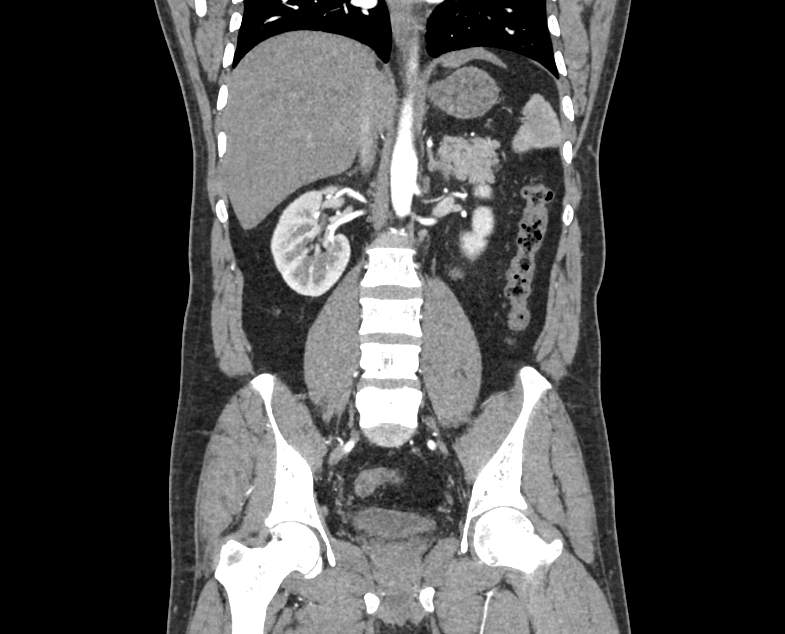
#> input picture img12.jpg, 785 x 634 px
$ jupyter execute SEG_ROJAS_BRISA.ipynb
#> lines starting #> are read from the running program, lines starting #| are printed output that depends on the picture; after the words box and inside, x2 and y2 are one past the last pixel; in counts of white or black regions, pixels touching at a corner belong together
# Parcialito II -  Segmentación - Brisa Rojas (60535)

Primero se hace el import de librerías

[cell 1]
import numpy as np
import matplotlib.pyplot as plt
import cv2
from typing import Tuple

También vamos a cargar la imagen que vamos a trabajar desde su `path`.

[cell 2]
path = './img12.jpg'
img12 = cv2.imread(path,0)
#> img12 is the input picture: shape (634, 785); min 0, max 255, mean 69.2

Vamos a ver con que imagen vamos a trabajar.

[cell 3]
fig, ax = plt.subplots(1, 1, figsize=(10, 10))
ax.imshow(img12, cmap='gray')

# Acomodamos el título y los ejes
ax.set_title('Imagen original - img12.jpg', pad = 50)
ax.set_xlabel('x')
ax.xaxis.set_label_position('top')
ax.xaxis.labelpad = 10
ax.xaxis.set_ticks_position('top')
ax.set_ylabel('y')
y = img12.shape[0]
ax.set_yticks(np.arange(0, y, 50))


# Mostramos la imagen
plt.show()

Se ve que la anatomía de la imagen es normal: a simple vista no se ven anomalías como heridas o masas extrañas.
Hay organos del abdomen como el hígado, el bazo, los riñones (del derecho un corte completo y del izquierdo apenas un pequeño area), el páncreas, el intestino (mejor dicho un pequeño tramo), etc. Del esqueleto se ve la columna vertebral lumbar, un corte de las costillas y los huesos pertenecientes a la cadera.

## Objetivo

Com o a simple vista no veo anomalías, planteo como objetivo de este trabajo recortar el riñon e intentar segmentar las diferentes partes que lo componen: medula y corteza.
También otro objetivo simple puede ser contar la cantidad de organos y huesos que se ven en la imagen e ir probando diferentes técnicas de segmentación en general.

# Objetivo I: riñón
De la imagen original, se ve que el riñon derecho está completo y el izquierdo está cortado. Por lo tanto, voy a trabajar con el riñon derecho.

Además, se pueden definir las coordenadas (a ojo, y por lo tanto aproximadas) para recortar el riñon derecho de la imagen original.

[cell 4]
# Recortar imagen entre limites en x e y
yMin = 180
yMax = 300

xMin = 270
xMax = 360

img12_rec = img12[yMin:yMax, xMin:xMax]
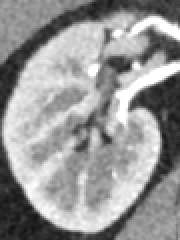
#> img12_rec: shape (120, 90) (shown 2 times larger); min 15, max 255, mean 150.1

#Volvemos a ver la imagen

fig, ax = plt.subplots(1, 1, figsize=(10, 10))
ax.imshow(img12_rec, cmap='gray')

# Acomodamos el título y los ejes
ax.set_title('Imagen recortada - img12.jpg', pad = 50)
ax.set_xlabel('x')
x = img12_rec.shape[1]
ax.set_xticks(np.arange(0, x, 50))
ax.xaxis.set_label_position('top')
ax.xaxis.labelpad = 10
ax.xaxis.set_ticks_position('top')
ax.set_ylabel('y')
y = img12_rec.shape[0]
ax.set_yticks(np.arange(0, y, 50))


# Mostramos la imagen
plt.show()

## Preprocesamiento

Vamos a ver si es necesario mejorar la imagen antes de segmentarla.
Primero defino una función que realiza el histograma.

[cell 5]
def histograma(img :np.ndarray, verbose=False, normalized=False, plot=True, grid=False, accumulated=False) -> np.ndarray or None :
    '''
    Función que calcula el histograma de una imagen
    Parámetros:
        img: imagen de entrada
        verbose: si es True devuelve el arreglo de valores de frecuencia
        normalized: si es True devuelve el histograma normalizado respecto al número de píxeles totales
        plot: si es True muestra el histograma
        grid: si es True muestra las líneas de la grilla
        accumulated: si es True muestra el histograma acumulado y normalizado sobre el histograma
    '''
#> called with verbose = False, normalized = False, plot = True, grid = True, accumulated = True

    histX = np.arange(0, 256, 1)
    #crear array de numpy de 256 posiciones [0,255]
    histY = np.zeros(256)
    #recorrer la imagen
    for i in range(img.shape[0]):
        for j in range(img.shape[1]):
            #sumar 1 al valor del histograma correspondiente al valor de la imagen
            index = int(img[i,j]) #  por cualquier cosa que no sea un entero (ej: 1.0, 0.0, 255.0)
            histY[index] += 1
#> after the loop, histY = 256 values, max 291 at index 255, min 0 at index 0, mean 42.19

    if normalized:
        histY = histY / (img.shape[0] * img.shape[1]) #normalizar respecto al número de píxeles totales

    if plot:
        fig, ax = plt.subplots(1, 1, figsize=(12, 8))

        if grid:
            ax.grid(True)

        # Mostramos el histograma
        ax.bar(histX,histY, width=1.4, color='xkcd:sky blue', capstyle='butt', edgecolor='black', linewidth=0.2)
        ax.set_title('Histograma de intensidades de gris', pad = 10)
        ax.set_xlabel('Intensidad de gris')
        ax.set_xlim(0, 255)
        if normalized:
            ax.set_ylabel('Frecuencia relativa de aparición del tono de gris')
            # agregar un pad a la etiqueta del eje y para que no se solape con el valor de la barra
        else:
            ax.set_ylabel('Frecuencia de aparición del tono de gris')
        ax.yaxis.set_label_position("left")


        if accumulated:
            accHistY = np.zeros(256) #array de numpy de 256 posiciones [0,255] para los valores posibles de intensidad de gris
            accHistY[0] = histY[0] #el primer valor del histograma acumulado es el primer valor del histograma
            for i in range(1, 256):
                accHistY[i] = accHistY[i-1] + histY[i] # valores acumulados = valores anteriores + valor actual
#> after the loop, accHistY = 256 values from 0 to 10800

            accHistY = accHistY / (img.shape[0] * img.shape[1])  #normalizamos el histograma acumulado
#> accHistY = 256 values from 0 to 1

            # create a second y-axis on the right side of the plot and plot the accumulated histogram
            ax2 = ax.twinx()
            ax2.plot(histX, accHistY, color='xkcd:greyish purple', linewidth=2)
            ax2.set_ylim(0, 1) #seteamos el rango de valores del eje y del histograma acumulado
            ax2.set_ylabel("Frecuencia normalizada de aparición acumulada")
            ax2.yaxis.set_label_position("right")
            ax2.yaxis.tick_right()
            ax2.legend(['Histograma acumulado'], loc='upper left')

        plt.show()
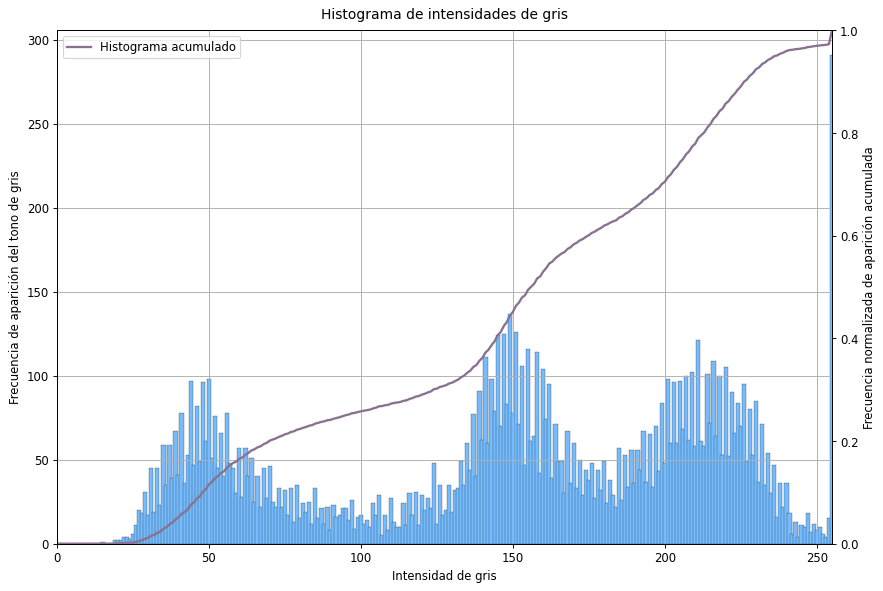
#> figure drawn by matplotlib, 2 panels; panel 1: tallest bar 291 high, from x = 254.3 to 255.7; panel 2: curve peaks at x = 255, y = 1

    if verbose:
        return histY
    '''
        Se devuelve histY por si se quiere luego analizar con otra función
    '''

[cell 6]
histograma(img12_rec, plot=True, grid=True, accumulated=True)

El histograma de la imagen original tiene 3 'objetos' bien separados, con picos en 40, 150 y 220 aproximadamente, y un pico en 255.

Respecto a los objetos:: a ojo podemos sospechar que el primero es el fondo y el segundo está conformado por el riñon (las cálices) los tejidos aledaños como el hígado y por último, el tercero la corteza del riñon.

Si bien las vértebras no son un objeto de interés, no las recorté anteriormente porque así puedo intentar eliminarlas usando segmentación y no recorte de imagen.

El contraste en general es bueno, hay una buena distribución de los valores de intensidad de la imagen, pero se puede mejorar, por eso voy a realizar un ecualizado de histograma. Para eso defino una función que lo realiza.

[cell 7]
def ecualizar(img:np.ndarray) -> np.ndarray:
    '''
    Función que ecualiza una imagen de entrada
    Parámetros:
        img: imagen de entrada numpy.ndarray
    '''
    hist = histograma(img, normalized=True, plot=False, verbose=True) #histograma normalizado
#> hist = 256 values, max 0.0269 at index 255, min 0 at index 0, mean 0.00391

    CDF = np.zeros(256) # CDF : cumulative distribution function // histograma acumulado
    CDF[0] = hist[0]
    for i in range(1, 256):
        CDF[i] = CDF[i-1] + hist[i] # valores acumulados = valores anteriores + valor actual
#> after the loop, CDF = 256 values from 0 to 1
    CDF *=  255 # llevamos los valores al rango [0,255]
#> CDF = 256 values from 0 to 255

    imgEcualizada = np.zeros(img.shape)

    for i in range(img.shape[0]):
        for j in range(img.shape[1]):
            imgEcualizada[i,j] = CDF[int(img[i,j])]
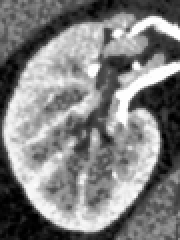
#> imgEcualizada: shape (120, 90) float64 (shown 2 times larger); min 0.0236, max 255, mean 128.3

    return imgEcualizada

[cell 8]
imgEc = img12_rec
imgEc = ecualizar(imgEc)

Primero veo como cambio el histograma luego de ecualizar

[cell 9]
histograma(imgEc, plot=True, grid=True, accumulated=True)
#> call 3 of histograma, with verbose = False, normalized = False, plot = True, grid = True, accumulated = True
#> after the loop in histograma (call 3), `for i in range(img.shape[0]):`: histY = 256 values, max 291 at index 254, min 0 at index 6, mean 42.19
#> after the loop in histograma (call 3), `for i in range(1, 256):`: accHistY = 256 values from 35 to 10800
#> in histograma (call 3), `accHistY = accHistY / (img.shape[0] * img.shape[1])`: accHistY = 256 values from 0.00324 to 1
#> in histograma (call 3), `plt.show()`:
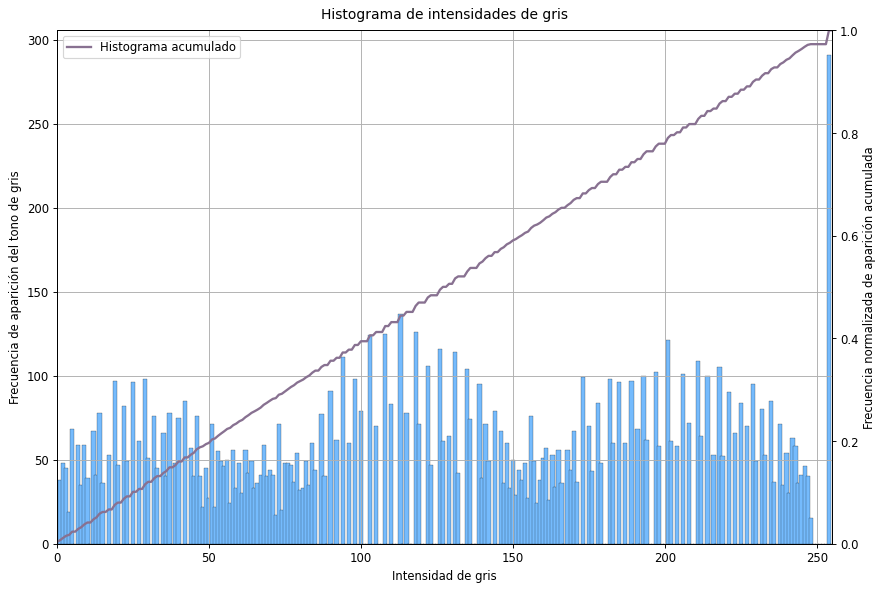
#> figure drawn by matplotlib, 2 panels; panel 1: tallest bar 291 high, from x = 253.3 to 254.7; panel 2: curve peaks at x = 254, y = 1

Luego de ecualizar, observando solo el histograma vemos que se utiliza más el rango de gris (con un histograma acumulado casi lineal) y que el pico se mantiene.

Ahora veamos como se ve la imagen luego de ecualizar el histograma.

[cell 10]
# Mostramos la imagen comparada con la original una al lado de la otra
fig, ax = plt.subplots(1, 2, figsize=(15, 15))

# imagen original
ax[0].imshow(img12_rec, cmap='gray')
ax[0].set_title('Imagen original - img12_rec', pad = 50)
ax[0].set_xlabel('x')
x = img12_rec.shape[1]
ax[0].set_xticks(np.arange(0, x, 50))
ax[0].xaxis.set_label_position('top')
ax[0].xaxis.labelpad = 10
ax[0].xaxis.set_ticks_position('top')
ax[0].set_ylabel('y')
y = img12_rec.shape[0]
ax[0].set_yticks(np.arange(0, y, 50))

#imagen filtrada
# imagen original
ax[1].imshow(imgEc, cmap='gray')
ax[1].set_title('Imagen ecualizada', pad = 50)
ax[1].set_xlabel('x')
ax[1].set_xticks(np.arange(0, x, 50))
ax[1].xaxis.set_label_position('top')
ax[1].xaxis.labelpad = 10
ax[1].xaxis.set_ticks_position('top')
ax[1].set_ylabel('y')
ax[1].set_yticks(np.arange(0, y, 50))

plt.show()

[cell 11]
img12_rec = imgEc

## Segmentación por Otsu
Defino una función que realiza la segmentación por Otsu.

[cell 12]
NUM_BINS = 256 # número de bins del histograma
def otsu(image: np.ndarray) -> tuple[np.ndarray, np.uint8]:
    '''
    Función que calcula el umbral óptimo de una imagen de entrada con el método de Otsu

    Parametros:
        image: imagen de entrada numpy.ndarray

    Return:
        segmented: imagen segmentada binaria, numpy.ndarray
        optimalThreshold: umbral óptimo, np.uint8
    '''

    size = image.shape
    if len(size) > 2:
        image = image[:, :, 0]

    probability = histograma(image, plot=False, verbose=True)
#> probability has the same summary as histY in histograma
    probability = probability / (size[0] * size[1])
#> probability = 256 values, max 0.0269 at index 254, min 0 at index 6, mean 0.00391

    variance = []
    weight0, weight1, mean0, mean1 = 0, 1, 0, 0

    for threshold in range(NUM_BINS):
        weight0 = np.sum(image <= threshold)
        weight1 = np.sum(image > threshold)

        if weight0 != 0 and weight1 != 0:
            vector1 = np.linspace(0, threshold, num=threshold+1, dtype=int)
            mean0 = np.inner(vector1, probability[0:threshold+1]) / weight0
            vector2 = np.linspace(threshold+1, NUM_BINS-1, num=NUM_BINS-threshold-1, dtype=int)
            mean1 = np.inner(vector2, probability[threshold+1:NUM_BINS]) / weight1

        v = weight0 * weight1 * (mean0 - mean1) ** 2
        variance.append(v)
#> this loop made 256 passes
#> (weight0, weight1, mean0, mean1, v) on passes 2 to 9: (35, 10765, 0.000101, 0.0119, 52.23), (73, 10727, 0.00017, 0.0119, 108), (121, 10679, 0.000206, 0.012, 178.8), (166, 10634, 0.000192, 0.012, 246.9), (185, 10615, 0.000343, 0.012, 268.5), (253, 10547, 0.000251, 0.0121, 375.6), (253, 10547, 0.000402, 0.0121, 365.8), (312, 10488, 0.000409, 0.0122, 453.1)
#> after the loop, variance = 256 values, max 4073.1 at index 128, min 0 at index 0, mean 2600.6

    optimalThreshold = variance.index(max(variance))
#> optimalThreshold = 128
    segmented = (image >= optimalThreshold) * 1
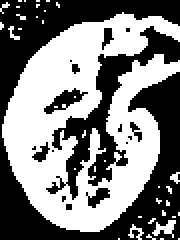
#> segmented: shape (120, 90) int64 (shown 2 times larger); values 0 (black) and 1 (white), 50% white; 38 white regions (35 under 20 px), largest, box (x1, y1, x2, y2) and area: (1, 6, 90, 116) 5180, (76, 110, 88, 119) 52, (64, 112, 72, 120) 26

    return segmented, optimalThreshold

[cell 13]
# Aplicamos el algoritmo de Otsu a la imagen
imgOtsuBin, umbralOtsu = otsu(img12_rec)
#> umbralOtsu = 128

# Mostramos la imagen binaria resultante
fig, ax = plt.subplots(1, 1, figsize=(10, 10))
ax.imshow(imgOtsuBin, cmap='gray')

# Acomodamos el título y los ejes
ax.set_title(f'Imagen binarizada OTSU - THRESHOLD ÓPTIMO: {umbralOtsu}', pad = 50)
ax.set_xlabel('x')
x = imgOtsuBin.shape[1]
ax.set_xticks(np.arange(0, x, 50))
ax.xaxis.set_label_position('top')
ax.xaxis.labelpad = 10
ax.xaxis.set_ticks_position('top')
ax.set_ylabel('y')
y = imgOtsuBin.shape[0]
ax.set_yticks(np.arange(0, y, 50))

# Mostramos la imagen
plt.show()

En principio vemos que encontró un umbral de 128, que de la imagen original se ve que es un valor que separa bien el fondo del resto de la imagen. Vamos a ver que se obtiene cuando multiplico la imagen original por la imagen binaria obtenida con el método de Otsu.

[cell 14]
imgOtsu =  (imgOtsuBin / 255) *  img12_rec # Multiplicamos la imagen binaria por la original para obtener la imagen segmentada dividiendo por 255 ya que la imagen "binaria" tiene valores 0 y 255
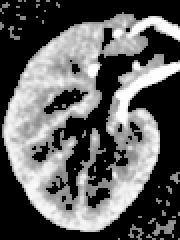
#> imgOtsu: shape (120, 90) float64 (shown 2 times larger); min 0, max 1, mean 0.377
#> (the rest of the program and of its run is left out)
